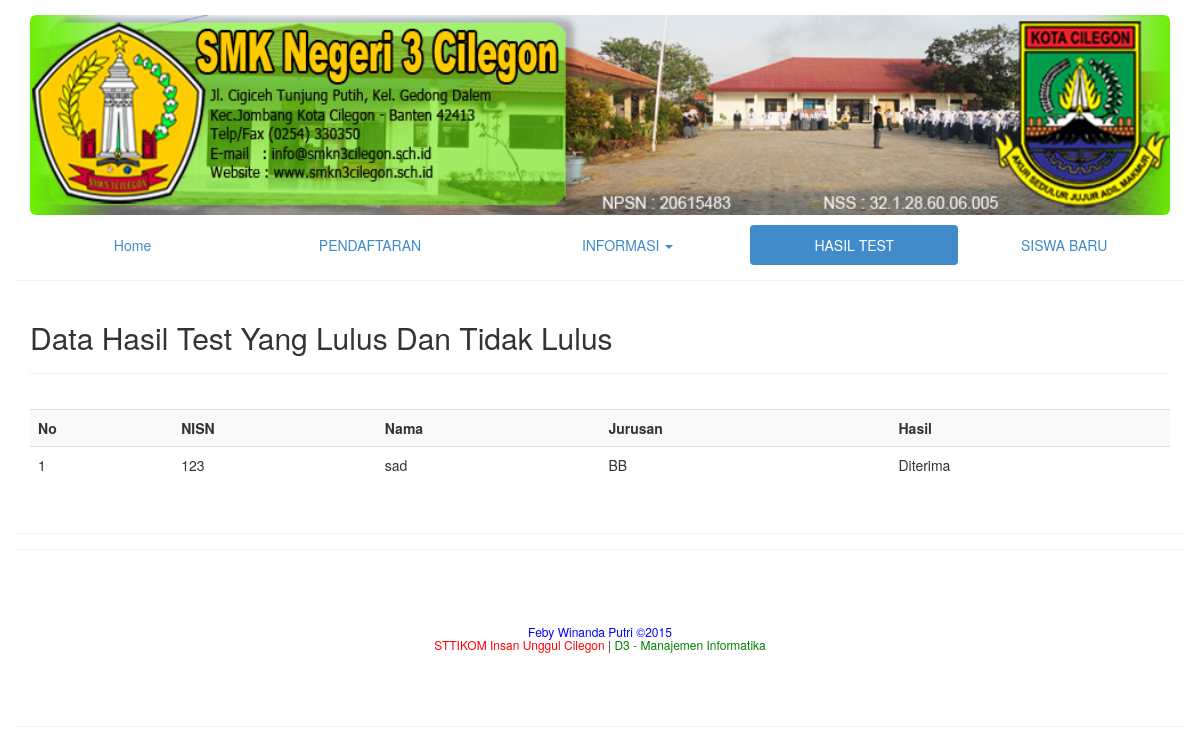
The page /page/hasiltest/index.php on the database its author committed.
### tables this page shows
CREATE TABLE IF NOT EXISTS `tbl_registrasi` (
  `id_registrasi` char(11) NOT NULL DEFAULT '',
  `id_test` char(11) NOT NULL,
  `nama` varchar(30) DEFAULT NULL,
  `jurusan` enum('BB','TB','UPW') DEFAULT NULL,
  `tgl_registrasi` date DEFAULT NULL
);

CREATE TABLE IF NOT EXISTS `tbl_hasiltest` (
  `id_test` char(11) NOT NULL,
  `id_pendaftaran` char(11) NOT NULL,
  `NISN` char(15) NOT NULL DEFAULT '',
  `nama` varchar(25) DEFAULT NULL,
  `id_petugas` char(11) DEFAULT NULL,
  `hasil` enum('Tidak Diterima','Diterima') DEFAULT NULL
);

### objek/hasiltest.php (called while the page is built, shortened)
<?php
class hasiltest{
private $connect;
public function __construct($db) { $this->connect = $db; }
	public function webawal(){
			$query="SELECT A.NISN, A.nama, B.jurusan, A.hasil from tbl_hasiltest A, tbl_registrasi B where A.nama=B.Nama
				";
			$statement = $this->connect->prepare( $query );
			$statement->bindParam(1, $this->NISN);
			$statement->execute();
			return $statement;
		}
}?>

### page/hasiltest/index.php (the view, shortened to what this page needs)
<?php
	$path = $_SERVER['DOCUMENT_ROOT'];
	include $path . "/page/header.php";
	$database = new database();
	$db = $database->getConnection();
	include_once $_SERVER['DOCUMENT_ROOT'] . '/objek/hasiltest.php';
	$users = new hasiltest($db);
	$statement = $users->webawal();
		echo "<div class='container'>";
			echo "<div class='page-header '>";
			echo "<h2>Data Hasil Test Yang Lulus Dan Tidak Lulus</h2>";
			echo "</div>";
			echo "<div class='row'>";
		echo "<div>";
			echo "<table class='table table-hover table-striped'>";
					echo "<tr>";
					echo "<th>No</th>";
					echo "<th>NISN</th>";
					echo "<th>Nama</th>";
					echo "<th>Jurusan</th>";
					echo "<th>Hasil</th>";
				echo "</tr>";
				$no = 0;
				while ($row = $statement->fetch(PDO::FETCH_ASSOC)){
					extract($row);
					echo "<tr>";
					$no = $no + 1;
					echo "<td>{$no}</td>";
					echo "<td>{$NISN}</td>";
					echo "<td>{$nama}</td>";
					echo "<td>{$jurusan}</td>";
					echo "<td>{$hasil}</td>";
					echo "</tr>";
					}
			echo "</table>";
				echo "<div class='row text-center'>";
				echo "</div>";
			echo "</div>";
			echo "</div>";
		include $path . "/page/footer.php";
	?>

### css/mystyle.css (style rules this page uses)
.container { background:white; }
.row { background:; padding:15px; border-bottom:1px solid beige; }

### rows shown on the page
tbl_registrasi: tbl_hasiltest.NISN "123", tbl_hasiltest.nama "sad", jurusan "BB", tbl_hasiltest.hasil "Diterima"
